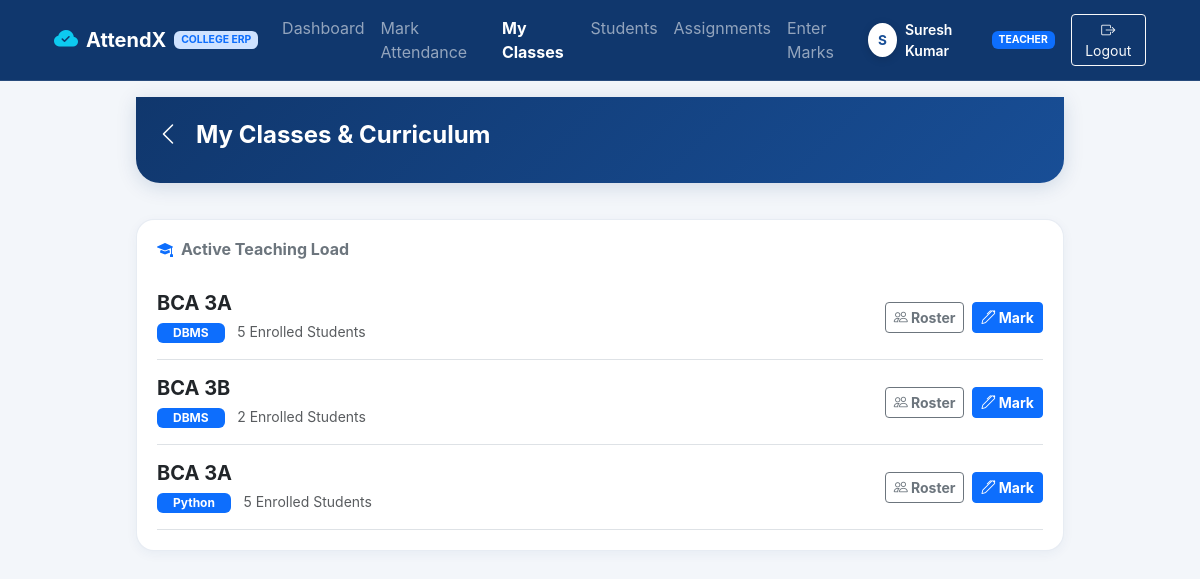
The page /teacher/classes (signed in) on the database its author committed.
### models.py (models this page shows, shortened)
class User(db.Model):
    __tablename__ = 'users'
    user_id = db.Column(db.Integer, primary_key=True, autoincrement=True)
    name = db.Column(db.String(100), nullable=False)
    email = db.Column(db.String(150), unique=True, nullable=False)
    password = db.Column(db.String(255), nullable=False)
    role = db.Column(db.Enum('teacher', 'student', 'admin', name='user_roles'), nullable=False)
    photo_url = db.Column(db.String(255), nullable=True)
    active = db.Column(db.Boolean, default=True, nullable=False)
    created_at = db.Column(db.DateTime, default=datetime.utcnow, nullable=False)
    student_profile = db.relationship('Student', backref='user', uselist=False, lazy=True)
    teacher_assignments = db.relationship('TeacherSubject', backref='teacher', lazy=True)
    marked_attendances = db.relationship('Attendance', backref='marker', lazy=True)
    corrections_made = db.relationship('AttendanceCorrection', backref='admin', lazy=True)

class TeacherSubject(db.Model):
    __tablename__ = 'teacher_subjects'
    id = db.Column(db.Integer, primary_key=True, autoincrement=True)
    teacher_id = db.Column(db.Integer, db.ForeignKey('users.user_id'), nullable=False)
    subject_id = db.Column(db.Integer, db.ForeignKey('subjects.subject_id'), nullable=False)
    class_id = db.Column(db.Integer, db.ForeignKey('classes.class_id'), nullable=False)
    __table_args__ = (
        db.UniqueConstraint('teacher_id', 'subject_id', 'class_id', name='unique_teacher_assignment'),
    )

class Class(db.Model):
    __tablename__ = 'classes'
    class_id = db.Column(db.Integer, primary_key=True, autoincrement=True)
    class_name = db.Column(db.String(50), unique=True, nullable=False)
    created_at = db.Column(db.DateTime, default=datetime.utcnow, nullable=False)
    students = db.relationship('Student', backref='class_obj', lazy=True)
    class_subjects = db.relationship('ClassSubject', backref='class_obj', lazy=True)
    teacher_subjects = db.relationship('TeacherSubject', backref='class_obj', lazy=True)
    attendances = db.relationship('Attendance', backref='class_obj', lazy=True)

class Subject(db.Model):
    __tablename__ = 'subjects'
    subject_id = db.Column(db.Integer, primary_key=True, autoincrement=True)
    subject_name = db.Column(db.String(100), unique=True, nullable=False)
    class_subjects = db.relationship('ClassSubject', backref='subject', lazy=True)
    teacher_subjects = db.relationship('TeacherSubject', backref='subject', lazy=True)
    attendances = db.relationship('Attendance', backref='subject', lazy=True)

### routes/teacher_routes.py (the view)
@teacher_bp.route('/classes')
@role_required('teacher')
def my_classes():
    teacher_id = session.get('user_id')
    user = get_current_user()
    assignments = TeacherSubject.query.filter_by(teacher_id=teacher_id).all()
    return render_template('teacher/classes.html', user=user, assignments=assignments)

### auth.py (called while the page is built)
def get_current_user():
    user_id = session.get('user_id')
    if user_id:
        return User.query.get(user_id)
    return None

### templates/teacher/classes.html (shortened to what this page needs)
{% extends "base.html" %}
{% block content %}
<div class="row g-3 py-2">
    <div class="col-12">
        <div class="app-top-header">
            <div class="d-flex align-items-center gap-3">
                <a href="{{ url_for('teacher.dashboard') }}" class="text-white fs-4">
                    <i class="bi bi-chevron-left"></i>
                </a>
                <h4 class="fw-bold mb-0 text-white">My Classes & Curriculum</h4>
            </div>
        </div>
    </div>
    <div class="col-12">
        <div class="app-card">
            <h6 class="fw-bold text-secondary mb-3"><i class="bi bi-mortarboard-fill text-primary me-2"></i>Active Teaching Load</h6>
            <div class="list-group list-group-flush">
                {% for a in assignments %}
                    <div class="list-group-item px-0 py-3 border-bottom d-flex justify-content-between align-items-center">
                        <div>
                            <h5 class="fw-bold text-dark mb-1">{{ a.class_obj.class_name }}</h5>
                            <span class="badge bg-primary px-3 py-1">{{ a.subject.subject_name }}</span>
                            <span class="text-muted small ms-2">{{ a.class_obj.students|length }} Enrolled Students</span>
                        </div>
                        <div class="d-flex gap-2">
                            <a href="{{ url_for('teacher.my_students') }}" class="btn btn-outline-secondary btn-sm fw-bold">
                                <i class="bi bi-people"></i> Roster
                            </a>
                            <a href="{{ url_for('teacher.mark_attendance', class_id=a.class_id, subject_id=a.subject_id) }}" class="btn btn-primary btn-sm fw-bold">
                                <i class="bi bi-pen"></i> Mark
                            </a>
                        </div>
                    </div>
                {% endfor %}
            </div>
        </div>
    </div>
</div>
{% endblock %}

### templates/base.html (shortened to what this page needs)
<!DOCTYPE html>
<html lang="en">
<head>
    <link href="https://cdn.jsdelivr.net/npm/bootstrap@5.3.3/dist/css/bootstrap.min.css" rel="stylesheet">
    <link href="https://cdn.jsdelivr.net/npm/bootstrap-icons@1.11.3/font/bootstrap-icons.min.css" rel="stylesheet">
    <link rel="stylesheet" href="{{ url_for('static', filename='css/style.css') }}">
</head>
<body class="{% block body_class %}{% endblock %}">
    {% if logged_in and not hide_header %}
        <nav class="navbar navbar-expand-lg navbar-dark d-none d-md-flex" style="background: #10376d; border-bottom: 1px solid rgba(255,255,255,0.1);">
            <div class="container px-4">
                <a class="navbar-brand d-flex align-items-center gap-2" href="{{ url_for('index') }}">
                    <i class="bi bi-cloud-check-fill text-info fs-4"></i>
                    <span class="fw-bold">AttendX</span>
                    <span class="badge bg-primary-subtle text-primary" style="font-size: 0.65rem;">COLLEGE ERP</span>
                </a>
                <div class="collapse navbar-collapse">
                    <ul class="navbar-nav me-auto mb-2 mb-lg-0">
                        {% if user_role == 'student' %}
                            <li class="nav-item"><a class="nav-link {% if request.endpoint == 'student.dashboard' %}active text-white fw-bold{% endif %}" href="{{ url_for('student.dashboard') }}">Dashboard</a></li>
                            <li class="nav-item"><a class="nav-link {% if request.endpoint == 'student.attendance_page' %}active text-white fw-bold{% endif %}" href="{{ url_for('student.attendance_page') }}">Attendance</a></li>
                            <li class="nav-item"><a class="nav-link {% if request.endpoint == 'student.schedule' %}active text-white fw-bold{% endif %}" href="{{ url_for('student.schedule') }}">Schedule</a></li>
                            <li class="nav-item"><a class="nav-link {% if request.endpoint == 'student.assignments' %}active text-white fw-bold{% endif %}" href="{{ url_for('student.assignments') }}">Assignments</a></li>
                            <li class="nav-item"><a class="nav-link {% if request.endpoint == 'student.fees' %}active text-white fw-bold{% endif %}" href="{{ url_for('student.fees') }}">Fees</a></li>
                            <li class="nav-item"><a class="nav-link {% if request.endpoint == 'student.notices' %}active text-white fw-bold{% endif %}" href="{{ url_for('student.notices') }}">Notices</a></li>
                        {% elif user_role == 'teacher' %}
                            <li class="nav-item"><a class="nav-link {% if request.endpoint == 'teacher.dashboard' %}active text-white fw-bold{% endif %}" href="{{ url_for('teacher.dashboard') }}">Dashboard</a></li>
                            <li class="nav-item"><a class="nav-link {% if request.endpoint == 'teacher.mark_attendance' %}active text-white fw-bold{% endif %}" href="{{ url_for('teacher.mark_attendance') }}">Mark Attendance</a></li>
                            <li class="nav-item"><a class="nav-link {% if request.endpoint == 'teacher.my_classes' %}active text-white fw-bold{% endif %}" href="{{ url_for('teacher.my_classes') }}">My Classes</a></li>
                            <li class="nav-item"><a class="nav-link {% if request.endpoint == 'teacher.my_students' %}active text-white fw-bold{% endif %}" href="{{ url_for('teacher.my_students') }}">Students</a></li>
                            <li class="nav-item"><a class="nav-link {% if request.endpoint == 'teacher.assignments' %}active text-white fw-bold{% endif %}" href="{{ url_for('teacher.assignments') }}">Assignments</a></li>
                            <li class="nav-item"><a class="nav-link {% if request.endpoint == 'teacher.marks' %}active text-white fw-bold{% endif %}" href="{{ url_for('teacher.marks') }}">Enter Marks</a></li>
                        {% endif %}
                    </ul>
                    <div class="d-flex align-items-center gap-3">
                        <div class="text-white d-flex align-items-center gap-2">
                            <div class="avatar-circle" style="width: 34px; height: 34px; font-size: 0.85rem;">
                                {{ current_user.name[0] if current_user else 'U' }}
                            </div>
                            <span class="small fw-semibold">{{ current_user.name }}</span>
                            <span class="badge bg-primary text-uppercase" style="font-size: 0.65rem;">{{ user_role }}</span>
                        </div>
                        <a href="{{ url_for('auth.logout') }}" class="btn btn-outline-light btn-sm">
                            <i class="bi bi-box-arrow-right"></i> Logout
                        </a>
                    </div>
                </div>
            </div>
        </nav>
    {% endif %}
    <main class="app-container">
        {% block content %}{% endblock %}
    </main>
</body>
</html>

### static/css/style.css (style rules this page uses)
:root { --app-primary: #184e96; --app-primary-dark: #10376d; --app-primary-light: #2563eb; --app-primary-subtle: #ebf3ff; --app-accent: #f59e0b; --app-success: #10b981; --app-danger: #ef4444; --app-bg: #f3f6fa; --app-card: #ffffff; --app-text: #1e293b; --app-text-muted: #64748b; --app-border: #e2e8f0; --app-radius: 18px; --app-radius-lg: 24px; }
body { background-color: var(--app-bg); font-family: -apple-system, BlinkMacSystemFont, "Segoe UI", Roboto, "Helvetica Neue", Arial, sans-serif; color: var(--app-text); min-height: 100vh; display: flex; flex-direction: column; margin: 0; padding-bottom: 70px; }
.app-container { max-width: 960px; margin: 0 auto; width: 100%; padding: 0 16px; }
.app-top-header { background: linear-gradient(135deg, var(--app-primary-dark) 0%, var(--app-primary) 100%); color: #ffffff; padding: 20px 20px 30px 20px; border-bottom-left-radius: 24px; border-bottom-right-radius: 24px; box-shadow: 0 4px 20px rgba(16, 55, 109, 0.15); margin-bottom: 20px; }
.app-top-header a { color: #ffffff; text-decoration: none; }
.avatar-circle { width: 48px; height: 48px; border-radius: 50%; background: #ffffff; color: var(--app-primary); display: flex; align-items: center; justify-content: center; font-weight: 700; font-size: 1.1rem; box-shadow: 0 2px 8px rgba(0, 0, 0, 0.15); border: 2px solid rgba(255, 255, 255, 0.9); }
.app-card { background: var(--app-card); border-radius: var(--app-radius); border: 1px solid rgba(226, 232, 240, 0.8); box-shadow: 0 3px 12px rgba(18, 56, 108, 0.05); padding: 20px; margin-bottom: 16px; transition: transform 0.2s ease, box-shadow 0.2s ease; }

### rows shown on the page
User: name "S", name "Suresh Kumar", role "TEACHER"
TeacherSubject: class_obj.class_name "BCA 3A", subject.subject_name "DBMS", class_obj.students|length "5"
TeacherSubject: class_obj.class_name "BCA 3B", subject.subject_name "DBMS", class_obj.students|length "2"
TeacherSubject: class_obj.class_name "BCA 3A", subject.subject_name "Python", class_obj.students|length "5"
